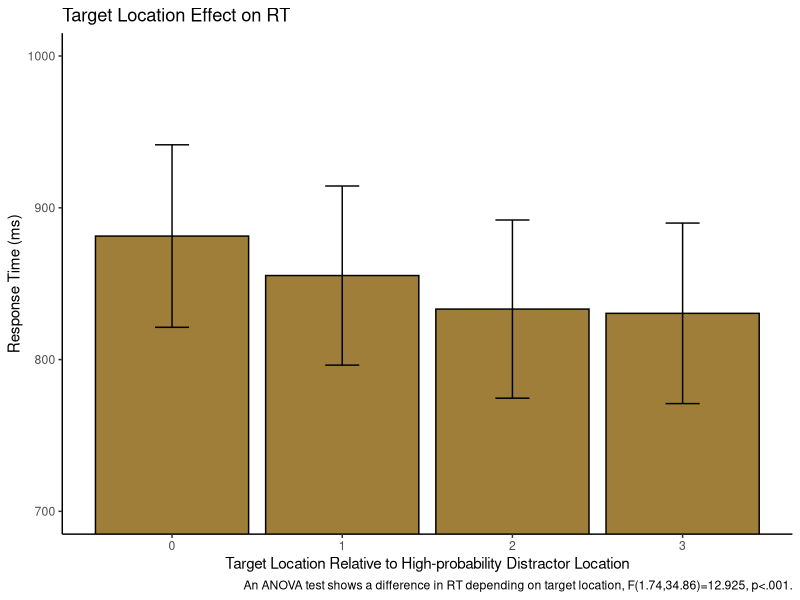

Source code (R):
## ---- chunk 1
library(tidyverse) 
library(tidyr)
library(rstatix)
library(data.table)
## ---- chunk 2

pilot <- read_csv("p02/pilot_final.csv", show_col_types = FALSE)

pilot$RT <- pilot$RT *1000
  
## ---- chunk 3

block_num <- rep(c(1,2,3,4,5,6,7,8), each=60, times=21)
pilot <- cbind(pilot, block_num)

## ---- chunk 4

pilot <- pilot %>%
  mutate(relative_target=
           case_when(target_loc=="loc1" & high_prob==1 ~ 0,
                     target_loc=="loc2" & high_prob==1 ~ 1,
                     target_loc=="loc3" & high_prob==1 ~ 2,
                     target_loc=="loc4" & high_prob==1 ~ 3,
                     target_loc=="loc5" & high_prob==1 ~ 2,
                     target_loc=="loc6" & high_prob==1 ~ 1,
                     target_loc=="loc1" & high_prob==2 ~ 1,
                     target_loc=="loc2" & high_prob==2 ~ 0,
                     target_loc=="loc3" & high_prob==2 ~ 1,
                     target_loc=="loc4" & high_prob==2 ~ 2,
                     target_loc=="loc5" & high_prob==2 ~ 3,
                     target_loc=="loc6" & high_prob==2 ~ 2,
                     target_loc=="loc1" & high_prob==3 ~ 2,
                     target_loc=="loc2" & high_prob==3 ~ 1,
                     target_loc=="loc3" & high_prob==3 ~ 0,
                     target_loc=="loc4" & high_prob==3 ~ 1,
                     target_loc=="loc5" & high_prob==3 ~ 2,
                     target_loc=="loc6" & high_prob==3 ~ 3,
                     target_loc=="loc1" & high_prob==4 ~ 3,
                     target_loc=="loc2" & high_prob==4 ~ 2,
                     target_loc=="loc3" & high_prob==4 ~ 1,
                     target_loc=="loc4" & high_prob==4 ~ 0,
                     target_loc=="loc5" & high_prob==4 ~ 1,
                     target_loc=="loc6" & high_prob==4 ~ 2,
                     target_loc=="loc1" & high_prob==5 ~ 2,
                     target_loc=="loc2" & high_prob==5 ~ 3,
                     target_loc=="loc3" & high_prob==5 ~ 2,
                     target_loc=="loc4" & high_prob==5 ~ 1,
                     target_loc=="loc5" & high_prob==5 ~ 0,
                     target_loc=="loc6" & high_prob==5 ~ 1,
                     target_loc=="loc1" & high_prob==6 ~ 1,
                     target_loc=="loc2" & high_prob==6 ~ 2,
                     target_loc=="loc3" & high_prob==6 ~ 3,
                     target_loc=="loc4" & high_prob==6 ~ 2,
                     target_loc=="loc5" & high_prob==6 ~ 1,
                     target_loc=="loc6" & high_prob==6 ~ 0,))

## ---- chunk 5

target_means <- pilot %>%
  group_by(relative_target) %>%
  filter(acc==100) %>%
  summarize(mean_rts=mean(RT),
            sd_rt=sd(RT),
            n_rt=21,
            se=sd_rt/sqrt(n_rt),
            upper_limit=mean_rts+se,
            lower_limit=mean_rts-se
  )
target_means

## ---- chunk 6
ggplot(data = target_means, aes(x = relative_target, y = mean_rts)) +
  geom_bar(stat = "identity", fill="#9E7E38", color='#000000') +
  geom_errorbar(aes(ymin=lower_limit, ymax=upper_limit), width=0.2)+
  coord_cartesian(ylim = c(700,1000))+
  theme_classic()+
  labs(x = "Target Location Relative to High-probability Distractor Location", y = "Response Time (ms)")+
  labs(title = "Target Location Effect on RT")+
  labs(caption = "An ANOVA test shows a difference in RT depending on target location, F(1.74,34.86)=12.925, p<.001.")
  
## ---- chunk 7

space <- pilot %>%
  group_by(ID, relative_target) %>%
  filter(acc==100) %>%
  summarize(rts = mean(RT),
            )
space
  
## ---- chunk 8

space_anova <- setDT(space)
space_anova <- dcast(space_anova,ID~relative_target,value.var='rts')

## ---- chunk 9

#first identify outliers - not sure what to do with them anyway so overall just ignore? maybe reason enough to get rid of ppt 11? ppt 11 was problematic in most tests
space %>%
  group_by(relative_target) %>%
  identify_outliers(rts)


#testing the normality assumption -- data is normally distributed enough because no conditions have a p-value less than .05
space %>%
  group_by(relative_target) %>%
  shapiro_test(rts)

## ---- chunk 10

res.aov <- anova_test(data = space, dv = rts, wid = ID, within = relative_target)
get_anova_table(res.aov)

